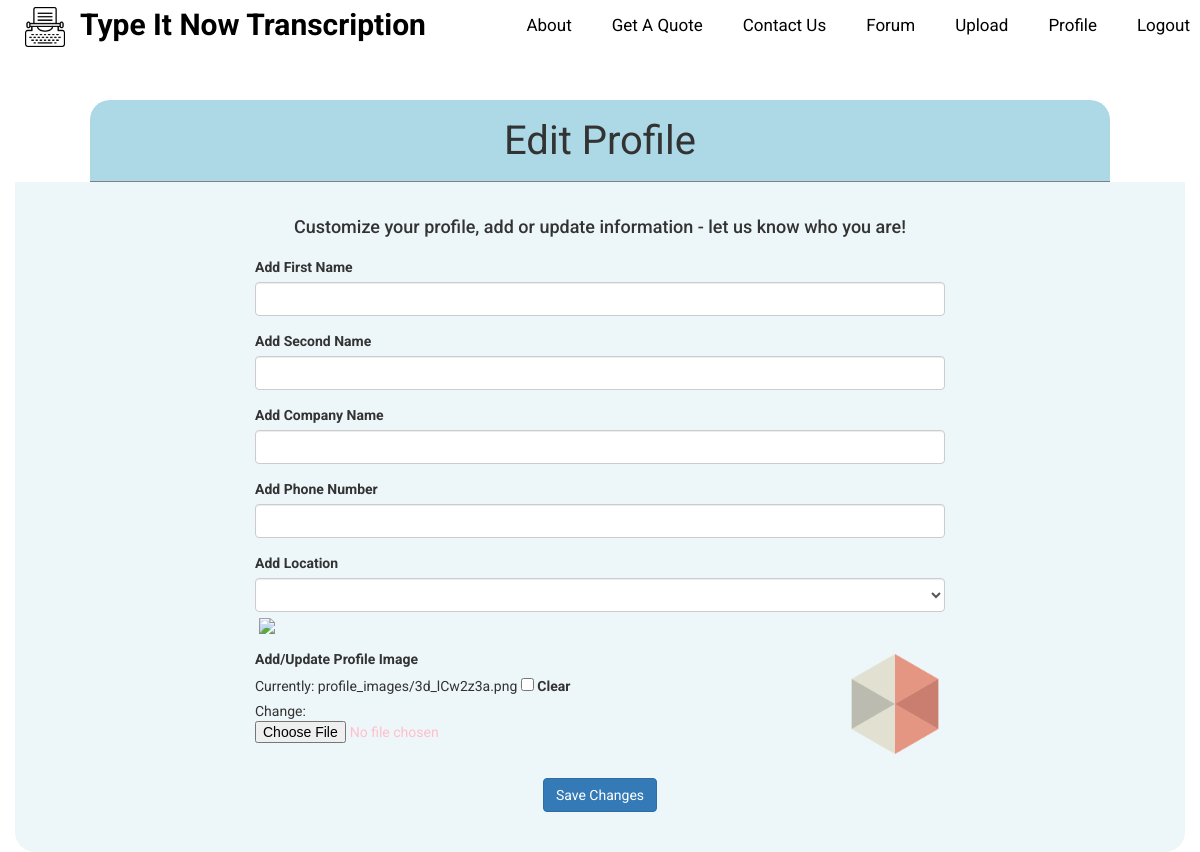
Before: /profile/editprofile/ (signed in) with the older database file.
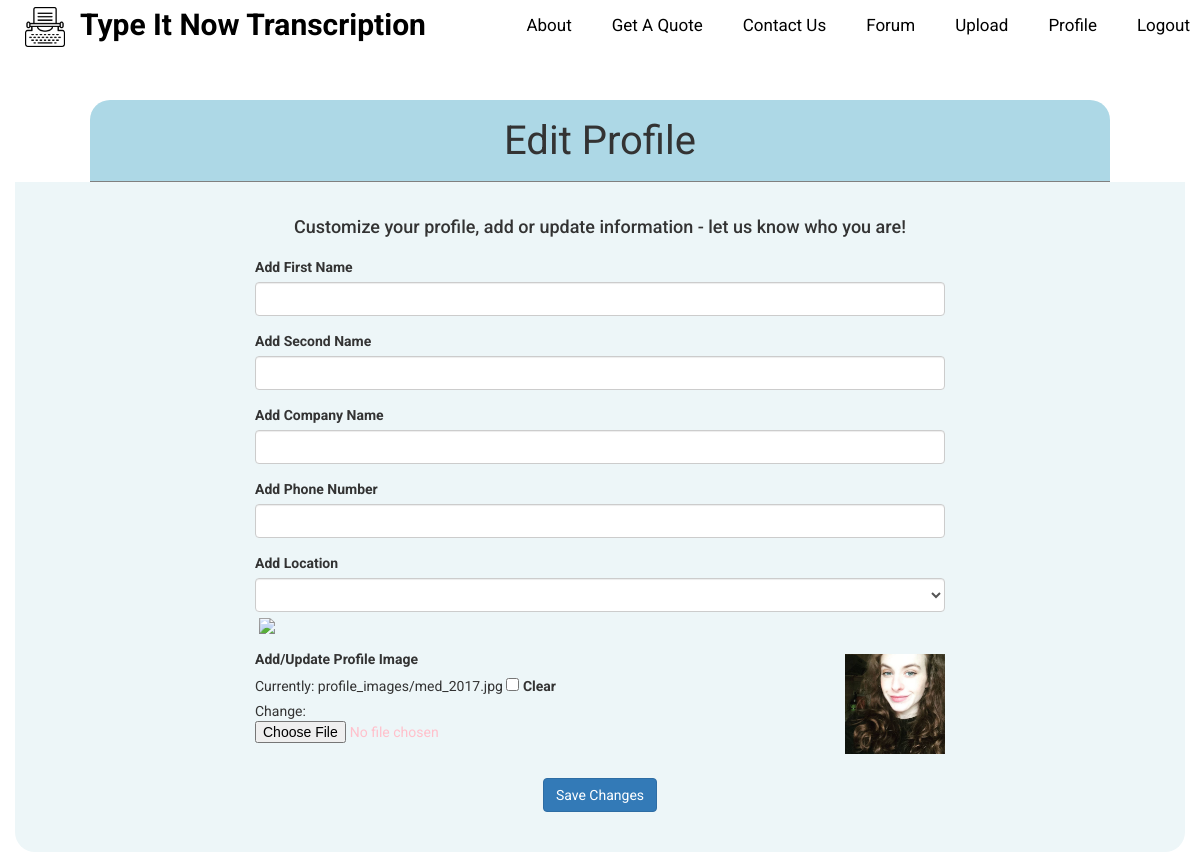
After: the same page with the newer database file.
### accounts/models.py (models this page shows)
class User(AbstractUser):
    objects = AccountUserManager()
    last_login = models.DateTimeField(default=timezone.now)
    previous_login = models.DateTimeField(default=timezone.now)
    image = models.ImageField(upload_to='profile_images', blank=True, null=True)
    first_name = models.CharField(max_length=255, default='', blank=True, null=True)
    last_name = models.CharField(max_length=255, default='', blank=True, null=True)
    location = CountryField(blank=True, null=True)
    company = models.CharField(max_length=255, default='', blank=True, null=True)
    phone_regex = RegexValidator(regex=r'^\+?1?\d{9,15}$',
                                 message="Phone number must be entered in the format: '+999999999'. "
                                         "Up to 15 digits allowed.")
    phone_number = models.CharField(validators=[phone_regex], max_length=15, blank=True)

### accounts/views.py (the view)
# urls.py: url(r'^profile/editprofile/$', accounts_views.edit_profile, name='editprofile'),
@login_required(login_url='/login/')
def edit_profile(request):
    if request.method == "POST":
        form = UserProfileForm(request.POST, request.FILES, instance=request.user)
        if form.is_valid():
            print "FORM IS VALID"
            user = request.user
            if request.POST.get('first_name', False):
                user.first_name = request.POST.get('first_name', False)
            if request.POST.get('last_name', False):
                user.last_name = request.POST.get('last_name', False)
            if request.POST.get('company', False):
                user.company = request.POST.get('company', False)
            if request.POST.get('phone_number', False):
                user.phone_number = request.POST.get('phone_number', False)
            if request.POST.get('location', False):
                user.location = request.POST.get('location', False)
            user.save()
            form.save()
            return redirect(profile)
    else:
        form = UserProfileForm(instance=request.user)
    return render(request, 'edit-profile.html', {'form': form})

### accounts/forms.py
class UserProfileForm(forms.ModelForm):
    first_name = forms.CharField(
        required=False
    )
    last_name = forms.CharField(
        required=False
    )
    company = forms.CharField(
        required=False
    )
    phone_number = forms.CharField(
        required=False
    )
    image = forms.ImageField(
        required=False
    )
    class Meta:
        model = User
        fields = ['first_name', 'last_name', 'location', 'company', 'phone_number', 'image']
        widgets = {'location': CountrySelectWidget()}

### accounts/templates/edit-profile.html (shortened to what the changed rows need)
{% extends "base.html" %}
{% load bootstrap_tags %}
{% block content %}
    <div class="page-div">
        <div>
            <div class="container default-form">
                <form role="form" method="post" action="{% url 'editprofile' %}" enctype="multipart/form-data">
                    <div class="skinny-form">
                        <div class="profile-update-field">
                            <div id="div_id_image" class="form-group ">
                                <label for="id_image" class="control-label  ">
                                    Add/Update Profile Image
                                </label>
                                <br>
                                {{ form.image }}
                            </div>
                            <div class="profile-update-image">
                                <img src="/media/{{ user.image }}" class="profile-welcome-pic"/>
                            </div>
                        </div>
                    </div>
                </form>
            </div>
        </div>
    </div>
{% endblock %}

Changed rows visible on the page:
changed User: image: a different picture
Other visible differences:
text no longer shown: "Currently: profile_images/3d_lCw2z3a.png Clear Change:"
text now shown: "Currently: profile_images/med_2017.jpg Clear Change:"
